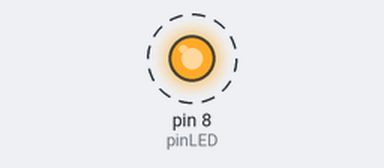
The sketch below on a simulated Arduino Uno, built with avr-gcc and run on an emulated ATmega328P. Shown: output pins drawn as LEDs (lit = HIGH). Dashed ring = blinking.

Above: at 0.2 s.
Timing chart, 0 to 3.0 s (numbered marks = the images above):
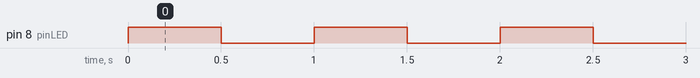

The sketch:

sketch_sep02a.ino
```cpp
#define pinLED 8

void setup() {

 pinMode(pinLED, OUTPUT);
}

void loop() {

  digitalWrite(pinLED, HIGH); // enciende el LED.
  delay(500); // retardo en milisegundos
  digitalWrite(pinLED, LOW); // apaga el LED.
  delay(500);
}
```

Measured:
- by itself, pin 8 (pinLED): alternates HIGH for 0.50 s and LOW for 0.50 s
